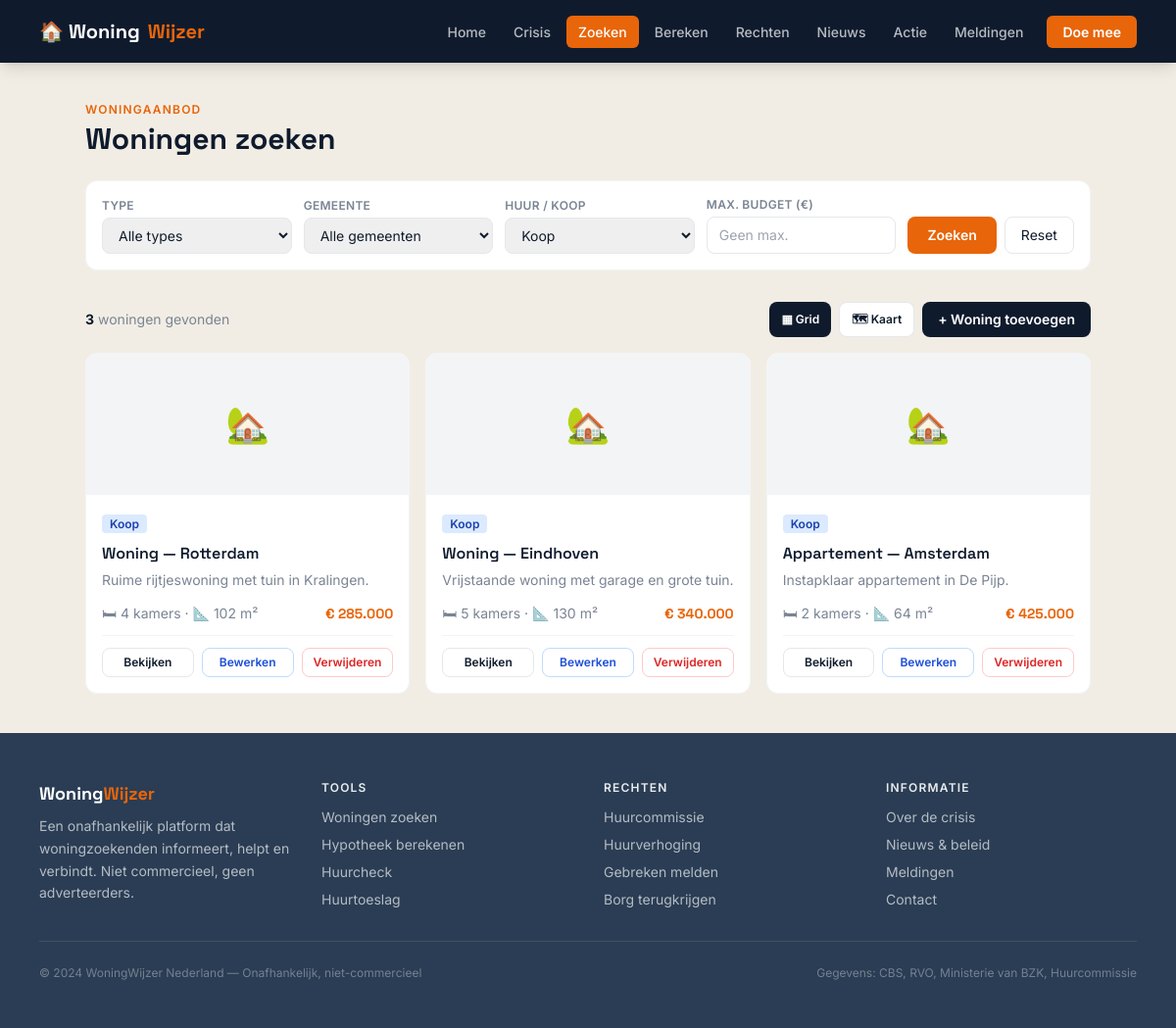
Page /woningwijzer/pages/zoeken.php?categorie=koop on the committed database.
### tables this page shows
CREATE TABLE IF NOT EXISTS woningen (
    id INT AUTO_INCREMENT PRIMARY KEY,
    type VARCHAR(50) NOT NULL,
    stad VARCHAR(50) NOT NULL,
    categorie VARCHAR(20) NOT NULL,
    prijs DECIMAL(10,2) NOT NULL,
    kamers INT NOT NULL,
    oppervlak INT NOT NULL,
    omschrijving TEXT,
    lat DECIMAL(10,7),
    lng DECIMAL(10,7),
    aangemaakt_op DATETIME DEFAULT CURRENT_TIMESTAMP
);

### woningwijzer/pages/zoeken.php (the view, shortened to what this page needs)
<?php
require_once __DIR__ . '/../includes/header.php';
$filterCategorie = $_GET['categorie'] ?? '';
$filterBudget = !empty($_GET['budget']) ? (int) $_GET['budget'] : 0;
$db = getDb();
$sql = "SELECT * FROM woningen WHERE 1=1";
$params = [];
if ($filterCategorie !== '') {
    $sql .= " AND categorie = :categorie";
    $params[':categorie'] = $filterCategorie;
}
$sql .= " ORDER BY aangemaakt_op DESC";
$stmt = $db->prepare($sql);
$stmt->execute($params);
$woningen = $stmt->fetchAll();
?>
<div class="max-w-6xl mx-auto px-4 py-10">
    <p class="text-xs font-semibold uppercase tracking-widest text-oranje mb-1">Woningaanbod</p>
    <h1 class="font-display text-3xl font-bold mb-6">Woningen zoeken</h1>
    <form method="GET" action="zoeken.php"
          class="bg-white rounded-xl border border-gray-100 p-4 mb-8 flex flex-col sm:flex-row flex-wrap gap-3 items-end">
        <div class="flex flex-col gap-1 w-full sm:flex-1 sm:min-w-[130px]">
            <label class="text-xs font-semibold uppercase tracking-wide text-gedempt">Type</label>
            <select name="type" class="border border-gray-200 rounded-lg px-3 py-2 text-sm text-ink">
                <option value="">Alle types</option>
            </select>
        </div>
        <div class="flex flex-col gap-1 w-full sm:flex-1 sm:min-w-[130px]">
            <label class="text-xs font-semibold uppercase tracking-wide text-gedempt">Gemeente</label>
            <select name="stad" class="border border-gray-200 rounded-lg px-3 py-2 text-sm text-ink">
                <option value="">Alle gemeenten</option>
            </select>
        </div>
        <div class="flex flex-col gap-1 w-full sm:flex-1 sm:min-w-[130px]">
            <label class="text-xs font-semibold uppercase tracking-wide text-gedempt">Huur / Koop</label>
            <select name="categorie" class="border border-gray-200 rounded-lg px-3 py-2 text-sm text-ink">
                <option value="koop"    <?= $filterCategorie === 'koop' ? 'selected' : '' ?>>Koop</option>
            </select>
        </div>
        <div class="flex flex-col gap-1 w-full sm:flex-1 sm:min-w-[130px]">
            <label class="text-xs font-semibold uppercase tracking-wide text-gedempt">Max. budget (€)</label>
            <input type="number" name="budget" value="<?= htmlspecialchars($filterBudget ?: '') ?>"
                   placeholder="Geen max."
                   class="border border-gray-200 rounded-lg px-3 py-2 text-sm text-ink">
        </div>
        <div class="flex gap-2 w-full sm:w-auto">
            <button type="submit"
                    class="flex-1 sm:flex-none bg-oranje hover:bg-orange-700 text-white px-5 py-2 rounded-lg text-sm font-semibold transition-colors">
                Zoeken
            </button>
            <a href="zoeken.php"
               class="flex-1 sm:flex-none border border-gray-200 hover:bg-gray-50 text-ink px-4 py-2 rounded-lg text-sm transition-colors text-center">
                Reset
            </a>
        </div>
    </form>
    <div class="flex items-center justify-between mb-4">
        <p class="text-sm text-gedempt">
            <strong class="text-ink"><?= count($woningen) ?></strong> woningen gevonden
        </p>
        <?php if (!empty($woningen)): ?>
        <div class="flex gap-2">
            <button onclick="wisselWeergave('grid')" id="btn-grid"
                    class="bg-ink text-white px-3 py-1.5 rounded-lg text-xs font-semibold transition-colors">
                ▦ Grid
            </button>
            <button onclick="wisselWeergave('kaart')" id="btn-kaart"
                    class="bg-white border border-gray-200 text-ink px-3 py-1.5 rounded-lg text-xs font-semibold transition-colors hover:bg-gray-50">
                🗺 Kaart
            </button>
            <a href="woning-toevoegen.php"
               class="bg-ink hover:bg-ink2 text-white px-4 py-2 rounded-lg text-sm font-semibold transition-colors">
                + Woning toevoegen
            </a>
        </div>
        <?php endif; ?>
    </div>
    <?php if (empty($woningen)): ?>
        <div class="text-center py-16 text-gedempt">
            <div class="text-5xl mb-4">🏚️</div>
            <p class="text-lg font-semibold text-ink mb-2">Geen woningen gevonden</p>
            <p class="text-sm">Pas de filters aan of verwijder het maximale budget.</p>
        </div>
    <?php else: ?>
        <div id="view-grid" class="grid grid-cols-1 sm:grid-cols-2 lg:grid-cols-3 gap-4">
            <?php foreach ($woningen as $w): ?>
                <div class="bg-white rounded-xl border border-gray-100 overflow-hidden hover:shadow-md transition-shadow">
                    <div class="bg-gray-100 h-36 flex items-center justify-center text-4xl">
                        <?= $w['type'] === 'kamer' ? '🛏️' : ($w['type'] === 'studio' ? '🪟' : ($w['categorie'] === 'koop' ? '🏡' : '🏢')) ?>
                    </div>
                    <div class="p-4">
                        <?php
                        $badgeKleur = match ($w['categorie']) {
                            'sociaal' => 'bg-green-100 text-green-800',
                            'vrij' => 'bg-orange-100 text-orange-800',
                            'koop' => 'bg-blue-100 text-blue-800',
                            default => 'bg-gray-100 text-gray-600',
                        };
                        $catLabel = match ($w['categorie']) {
                            'sociaal' => 'Sociale huur',
                            'vrij' => 'Vrije sector',
                            'koop' => 'Koop',
                            default => $w['categorie'],
                        };
                        ?>
                        <span class="<?= $badgeKleur ?> text-xs font-semibold px-2 py-0.5 rounded">
                            <?= $catLabel ?>
                        </span>
                        <h3 class="font-display font-semibold text-base mt-2 mb-1 text-ink capitalize">
                            <?= htmlspecialchars($w['type']) ?> — <?= ucfirst($w['stad']) ?>
                        </h3>
                        <p class="text-sm text-gedempt mb-3 leading-relaxed">
                            <?= htmlspecialchars($w['omschrijving']) ?>
                        </p>
                        <div class="flex items-center justify-between text-sm">
                            <div class="text-gedempt">
                                🛏 <?= $w['kamers'] ?> kamer<?= $w['kamers'] > 1 ? 's' : '' ?> · 📐 <?= $w['oppervlak'] ?> m²
                            </div>
                            <div class="font-display font-bold text-oranje">
                                <?= $w['categorie'] === 'koop'
                                    ? '€ ' . number_format($w['prijs'], 0, ',', '.')
                                    : '€ ' . $w['prijs'] . '/mnd' ?>
                            </div>
                        </div>
                        <div class="flex gap-2 mt-3 pt-3 border-t border-gray-100">
                            <a href="woning-detail.php?id=<?= $w['id'] ?>"
                               class="flex-1 text-center text-xs font-semibold py-1.5 border border-gray-200 rounded-lg hover:bg-gray-50 transition-colors">
                                Bekijken
                            </a>
                            <a href="woning-bewerken.php?id=<?= $w['id'] ?>"
                               class="flex-1 text-center text-xs font-semibold py-1.5 border border-blue-200 text-blue-700 rounded-lg hover:bg-blue-50 transition-colors">
                                Bewerken
                            </a>
                            <a href="woning-verwijderen.php?id=<?= $w['id'] ?>"
                               class="flex-1 text-center text-xs font-semibold py-1.5 border border-red-200 text-red-600 rounded-lg hover:bg-red-50 transition-colors"
                               onclick="return confirm('Weet je zeker dat je deze woning wilt verwijderen?')">
                                Verwijderen
                            </a>
                        </div>
                    </div>
                </div>
            <?php endforeach; ?>
        </div>
    <?php endif; ?>
</div>
<?php require_once __DIR__ . '/../includes/footer.php'; ?>

### rows in the picture
woningen: categorie "Koop", type "Woning", stad "Rotterdam", omschrijving "Ruime rijtjeswoning met tuin in Kralingen.", kamers "4", oppervlak "102", prijs "285.000"
woningen: categorie "Koop", type "Woning", stad "Eindhoven", omschrijving "Vrijstaande woning met garage en grote tuin.", kamers "5", oppervlak "130", prijs "340.000"
woningen: categorie "Koop", type "Appartement", stad "Amsterdam", omschrijving "Instapklaar appartement in De Pijp.", kamers "2", oppervlak "64", prijs "425.000"

### other values in the picture
$item['label'] "Home"
$item['label'] "Crisis"
$item['label'] "Zoeken"
$item['label'] "Bereken"
$item['label'] "Rechten"
$item['label'] "Nieuws"
$item['label'] "Actie"
$item['label'] "Meldingen"
count($woningen) "3"
